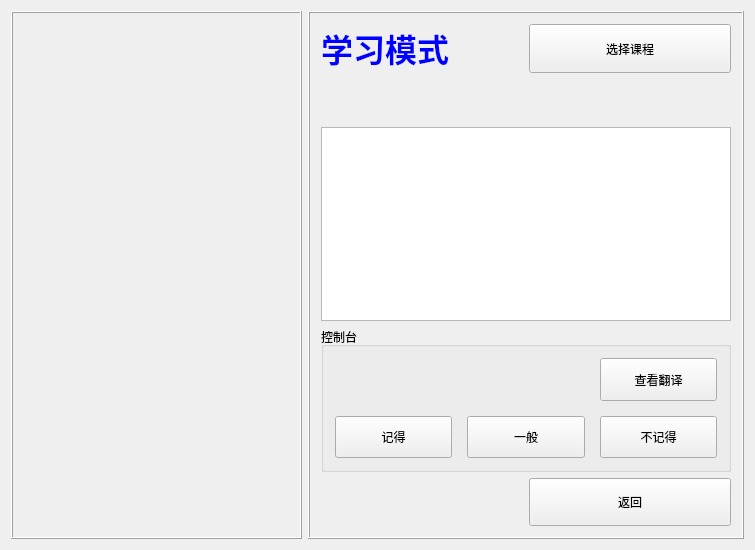
<?xml version="1.0" encoding="UTF-8"?>
<ui version="4.0">
 <class>MainWindow</class>
 <widget class="QMainWindow" name="MainWindow">
  <property name="geometry">
   <rect>
    <x>0</x>
    <y>0</y>
    <width>755</width>
    <height>550</height>
   </rect>
  </property>
  <property name="windowTitle">
   <string>EasySign</string>
  </property>
  <property name="windowIcon">
   <iconset>
    <normaloff>:/image/EasySign.ico</normaloff>:/image/EasySign.ico</iconset>
  </property>
  <widget class="QWidget" name="centralWidget">
   <layout class="QHBoxLayout" name="horizontalLayout" stretch="2,3">
    <item>
     <widget class="QFrame" name="videoFrame">
      <property name="frameShape">
       <enum>QFrame::Box</enum>
      </property>
      <property name="frameShadow">
       <enum>QFrame::Raised</enum>
      </property>
     </widget>
    </item>
    <item>
     <widget class="QStackedWidget" name="stackedWidget">
      <property name="frameShape">
       <enum>QFrame::Box</enum>
      </property>
      <property name="frameShadow">
       <enum>QFrame::Raised</enum>
      </property>
      <property name="currentIndex">
       <number>3</number>
      </property>
      <widget class="QWidget" name="IndexPage">
       <layout class="QGridLayout" name="IndexPageLayout">
        <property name="leftMargin">
         <number>40</number>
        </property>
        <property name="topMargin">
         <number>80</number>
        </property>
        <property name="rightMargin">
         <number>40</number>
        </property>
        <property name="bottomMargin">
         <number>80</number>
        </property>
        <property name="spacing">
         <number>80</number>
        </property>
        <item row="0" column="0">
         <widget class="QPushButton" name="ToTransButton">
          <property name="sizePolicy">
           <sizepolicy hsizetype="Preferred" vsizetype="Expanding">
            <horstretch>0</horstretch>
            <verstretch>0</verstretch>
           </sizepolicy>
          </property>
          <property name="text">
           <string>翻译</string>
          </property>
         </widget>
        </item>
        <item row="0" column="1">
         <widget class="QPushButton" name="ToLearnButton">
          <property name="enabled">
           <bool>true</bool>
          </property>
          <property name="sizePolicy">
           <sizepolicy hsizetype="Minimum" vsizetype="Expanding">
            <horstretch>0</horstretch>
            <verstretch>0</verstretch>
           </sizepolicy>
          </property>
          <property name="text">
           <string>学习</string>
          </property>
         </widget>
        </item>
        <item row="1" column="0">
         <widget class="QPushButton" name="ToSettingsButton">
          <property name="sizePolicy">
           <sizepolicy hsizetype="Minimum" vsizetype="Expanding">
            <horstretch>0</horstretch>
            <verstretch>0</verstretch>
           </sizepolicy>
          </property>
          <property name="text">
           <string>设置</string>
          </property>
         </widget>
        </item>
       </layout>
      </widget>
      <widget class="QWidget" name="TransPage">
       <layout class="QGridLayout" name="TransPageLayout" rowstretch="2,4,2">
        <item row="0" column="0">
         <widget class="QLabel" name="TransPageLabel">
          <property name="text">
           <string>&lt;html&gt;&lt;head/&gt;&lt;body&gt;&lt;p&gt;&lt;span style=&quot; font-size:24pt; font-weight:600; color:#0000ff;&quot;&gt;翻译模式&lt;/span&gt;&lt;/p&gt;&lt;/body&gt;&lt;/html&gt;</string>
          </property>
         </widget>
        </item>
        <item row="1" column="0" colspan="2">
         <widget class="QTextEdit" name="TransPageInput">
          <property name="font">
           <font>
            <family>宋体</family>
            <pointsize>20</pointsize>
           </font>
          </property>
         </widget>
        </item>
        <item row="2" column="1">
         <layout class="QVBoxLayout" name="TransPageButtonLayout">
          <item>
           <widget class="QPushButton" name="TransPagePlayButton">
            <property name="sizePolicy">
             <sizepolicy hsizetype="Preferred" vsizetype="Preferred">
              <horstretch>0</horstretch>
              <verstretch>0</verstretch>
             </sizepolicy>
            </property>
            <property name="text">
             <string>翻译</string>
            </property>
           </widget>
          </item>
          <item>
           <widget class="QPushButton" name="TransPageReturnButton">
            <property name="sizePolicy">
             <sizepolicy hsizetype="Preferred" vsizetype="Preferred">
              <horstretch>0</horstretch>
              <verstretch>0</verstretch>
             </sizepolicy>
            </property>
            <property name="text">
             <string>返回</string>
            </property>
           </widget>
          </item>
         </layout>
        </item>
       </layout>
      </widget>
      <widget class="QWidget" name="SettingsPage">
       <layout class="QGridLayout" name="gridLayout" rowstretch="3,3,1">
        <item row="0" column="0">
         <widget class="QGroupBox" name="DefaultDemo">
          <property name="title">
           <string>默认示范类型</string>
          </property>
          <layout class="QVBoxLayout" name="verticalLayout">
           <item>
            <widget class="QRadioButton" name="DefaultNormal">
             <property name="text">
              <string>正面示范</string>
             </property>
            </widget>
           </item>
           <item>
            <widget class="QRadioButton" name="DefaultMirrored">
             <property name="text">
              <string>镜面示范</string>
             </property>
            </widget>
           </item>
          </layout>
          <zorder>DefaultMirrored</zorder>
          <zorder>DefaultNormal</zorder>
         </widget>
        </item>
        <item row="1" column="0">
         <widget class="QGroupBox" name="DefaultSpeed">
          <property name="title">
           <string>默认播放速度</string>
          </property>
          <layout class="QVBoxLayout" name="verticalLayout_2">
           <item>
            <widget class="QRadioButton" name="DefaultFast">
             <property name="text">
              <string>正常</string>
             </property>
            </widget>
           </item>
           <item>
            <widget class="QRadioButton" name="DefaultSlow">
             <property name="text">
              <string>慢速</string>
             </property>
            </widget>
           </item>
           <item>
            <widget class="QRadioButton" name="DefaultVerySlow">
             <property name="text">
              <string>超慢速</string>
             </property>
            </widget>
           </item>
          </layout>
         </widget>
        </item>
        <item row="2" column="1">
         <widget class="QPushButton" name="SettingsPageReturnButton">
          <property name="sizePolicy">
           <sizepolicy hsizetype="Minimum" vsizetype="Preferred">
            <horstretch>0</horstretch>
            <verstretch>0</verstretch>
           </sizepolicy>
          </property>
          <property name="text">
           <string>确认并返回</string>
          </property>
         </widget>
        </item>
        <item row="0" column="1">
         <widget class="QGroupBox" name="DefaultDic">
          <property name="title">
           <string>词典</string>
          </property>
          <layout class="QVBoxLayout" name="verticalLayout_3">
           <item>
            <widget class="QRadioButton" name="DefaultChina">
             <property name="text">
              <string>中国手语</string>
             </property>
            </widget>
           </item>
           <item>
            <widget class="QRadioButton" name="DefaultZhenjiang">
             <property name="text">
              <string>镇江手语</string>
             </property>
            </widget>
           </item>
          </layout>
         </widget>
        </item>
       </layout>
      </widget>
      <widget class="QWidget" name="LearnPage">
       <layout class="QGridLayout" name="gridLayout_3" rowstretch="1,1,4,3,1" columnstretch="1,1">
        <item row="3" column="0" colspan="2">
         <widget class="QGroupBox" name="LearnControl">
          <property name="title">
           <string>控制台</string>
          </property>
          <layout class="QGridLayout" name="gridLayout_2">
           <property name="spacing">
            <number>15</number>
           </property>
           <item row="1" column="2">
            <widget class="QPushButton" name="LearnDec">
             <property name="sizePolicy">
              <sizepolicy hsizetype="Preferred" vsizetype="Preferred">
               <horstretch>0</horstretch>
               <verstretch>0</verstretch>
              </sizepolicy>
             </property>
             <property name="text">
              <string>不记得</string>
             </property>
            </widget>
           </item>
           <item row="1" column="0">
            <widget class="QPushButton" name="LearnInc">
             <property name="sizePolicy">
              <sizepolicy hsizetype="Preferred" vsizetype="Preferred">
               <horstretch>0</horstretch>
               <verstretch>0</verstretch>
              </sizepolicy>
             </property>
             <property name="text">
              <string>记得</string>
             </property>
            </widget>
           </item>
           <item row="1" column="1">
            <widget class="QPushButton" name="LearnSame">
             <property name="sizePolicy">
              <sizepolicy hsizetype="Preferred" vsizetype="Preferred">
               <horstretch>0</horstretch>
               <verstretch>0</verstretch>
              </sizepolicy>
             </property>
             <property name="text">
              <string>一般</string>
             </property>
            </widget>
           </item>
           <item row="0" column="2">
            <widget class="QPushButton" name="LearnPlay">
             <property name="sizePolicy">
              <sizepolicy hsizetype="Preferred" vsizetype="Preferred">
               <horstretch>0</horstretch>
               <verstretch>0</verstretch>
              </sizepolicy>
             </property>
             <property name="text">
              <string>查看翻译</string>
             </property>
            </widget>
           </item>
          </layout>
         </widget>
        </item>
        <item row="0" column="0">
         <widget class="QLabel" name="LearnLable">
          <property name="text">
           <string>&lt;html&gt;&lt;head/&gt;&lt;body&gt;&lt;p&gt;&lt;span style=&quot; font-size:24pt; font-weight:600; color:#0000ff;&quot;&gt;学习模式&lt;/span&gt;&lt;/p&gt;&lt;/body&gt;&lt;/html&gt;</string>
          </property>
         </widget>
        </item>
        <item row="2" column="0" colspan="2">
         <widget class="QTextBrowser" name="LearnWord">
          <property name="font">
           <font>
            <family>宋体</family>
            <pointsize>20</pointsize>
            <weight>50</weight>
            <bold>false</bold>
           </font>
          </property>
          <property name="html">
           <string>&lt;!DOCTYPE HTML PUBLIC &quot;-//W3C//DTD HTML 4.0//EN&quot; &quot;http://www.w3.org/TR/REC-html40/strict.dtd&quot;&gt;
&lt;html&gt;&lt;head&gt;&lt;meta name=&quot;qrichtext&quot; content=&quot;1&quot; /&gt;&lt;style type=&quot;text/css&quot;&gt;
p, li { white-space: pre-wrap; }
&lt;/style&gt;&lt;/head&gt;&lt;body style=&quot; font-family:'宋体'; font-size:20pt; font-weight:400; font-style:normal;&quot;&gt;
&lt;p style=&quot;-qt-paragraph-type:empty; margin-top:0px; margin-bottom:0px; margin-left:0px; margin-right:0px; -qt-block-indent:0; text-indent:0px; font-family:'Adobe Arabic';&quot;&gt;&lt;br /&gt;&lt;/p&gt;&lt;/body&gt;&lt;/html&gt;</string>
          </property>
         </widget>
        </item>
        <item row="0" column="1">
         <widget class="QPushButton" name="LearnUnit">
          <property name="sizePolicy">
           <sizepolicy hsizetype="Minimum" vsizetype="Minimum">
            <horstretch>0</horstretch>
            <verstretch>0</verstretch>
           </sizepolicy>
          </property>
          <property name="text">
           <string>选择课程</string>
          </property>
         </widget>
        </item>
        <item row="4" column="1">
         <widget class="QPushButton" name="LearnReturn">
          <property name="sizePolicy">
           <sizepolicy hsizetype="Preferred" vsizetype="Preferred">
            <horstretch>0</horstretch>
            <verstretch>0</verstretch>
           </sizepolicy>
          </property>
          <property name="text">
           <string>返回</string>
          </property>
         </widget>
        </item>
        <item row="1" column="0">
         <spacer name="verticalSpacer">
          <property name="orientation">
           <enum>Qt::Vertical</enum>
          </property>
          <property name="sizeHint" stdset="0">
           <size>
            <width>20</width>
            <height>40</height>
           </size>
          </property>
         </spacer>
        </item>
       </layout>
      </widget>
     </widget>
    </item>
   </layout>
  </widget>
  <widget class="QMenuBar" name="menuBar">
   <property name="geometry">
    <rect>
     <x>0</x>
     <y>0</y>
     <width>755</width>
     <height>21</height>
    </rect>
   </property>
  </widget>
 </widget>
 <layoutdefault spacing="6" margin="11"/>
 <resources/>
 <connections/>
</ui>
